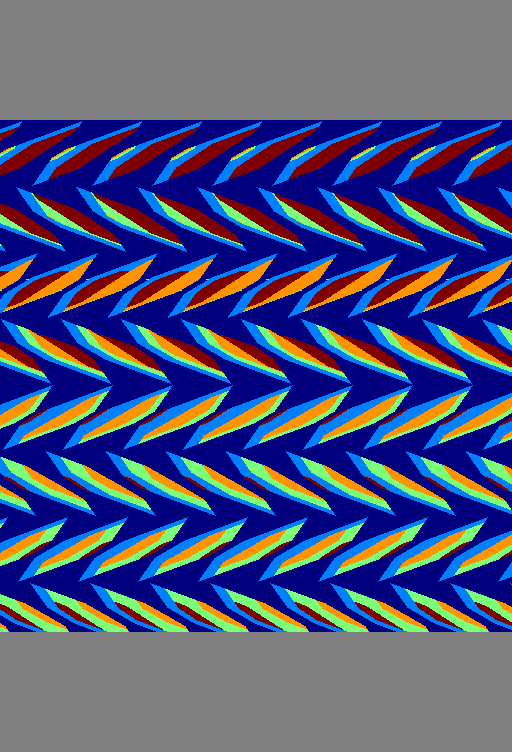
#> input picture data/completion/input/5ph/gt_img.png, 512 x 752 px, found by its file name
$ python editor.py
#> lines starting #> are read from the running program, lines starting #| are printed output that depends on the picture; after the words box and inside, x2 and y2 are one past the last pixel; in counts of white or black regions, pixels touching at a corner belong together
# Open the image again
from PIL import Image


with Image.open("/workspace/ashwinv/Learning-Continuous-Implicit-Representation-for-Near-Periodic-Patterns/data/completion/input/5ph/gt_img.png") as img:
    # Create a white square patch

#> img is the input picture: PIL image 512x752 RGB; mean R, G, B 76.5, 84.7, 124.4
    grayscale_image = img.convert("RGB")  # "L" mode is for grayscale
    # Save the grayscale image
    grayscale_image_path = "/workspace/ashwinv/Learning-Continuous-Implicit-Representation-for-Near-Periodic-Patterns/data/completion/input/5ph/gt_img.png"
    grayscale_image.save(grayscale_image_path)

with Image.open("/workspace/ashwinv/Learning-Continuous-Implicit-Representation-for-Near-Periodic-Patterns/data/completion/input/5ph/gt_img.png") as img:

    # Define the square's properties
    top_left_x = 200  # X-coordinate of the top-left corner of the square
    top_left_y = 200  # Y-coordinate of the top-left corner of the square
    size = 300       # Size of the square

    # Modify a set of pixels in the shape of a square
    pixels = img.load()
    for x in range(top_left_x, top_left_x + size):
        for y in range(top_left_y, top_left_y + size):
            pixels[x, y] = (255, 255, 255)  # Setting the pixel to white

    modified_image_path = "/workspace/ashwinv/Learning-Continuous-Implicit-Representation-for-Near-Periodic-Patterns/data/completion/input/5ph/masked_img.png"
    img.save(modified_image_path)
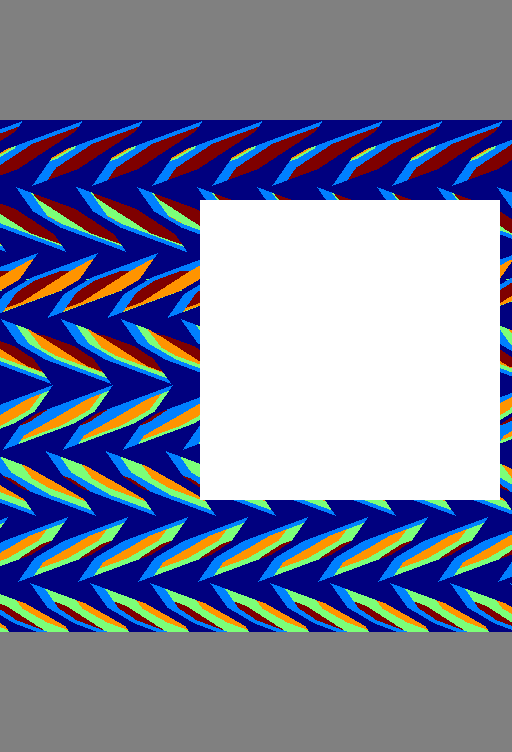
#> saved as masked_img.png: PIL image 512x752 RGB; mean R, G, B 122.5, 128.7, 156


with Image.open("/workspace/ashwinv/Learning-Continuous-Implicit-Representation-for-Near-Periodic-Patterns/data/completion/input/5ph/gt_img.png") as img:
    pixels = img.load()
    for x in range(img.width):
        for y in range(img.height):
            if top_left_x <= x < top_left_x + size and top_left_y <= y < top_left_y + size:
                pixels[x, y] = (0, 0, 0)  # Set pixel within the square to black
            else:
                pixels[x, y] = (255, 255, 255)  # Set all other pixels to white

    modified_image_path_black_white = "/workspace/ashwinv/Learning-Continuous-Implicit-Representation-for-Near-Periodic-Patterns/data/completion/input/5ph/unknown_mask.png"
    img.save(modified_image_path_black_white)
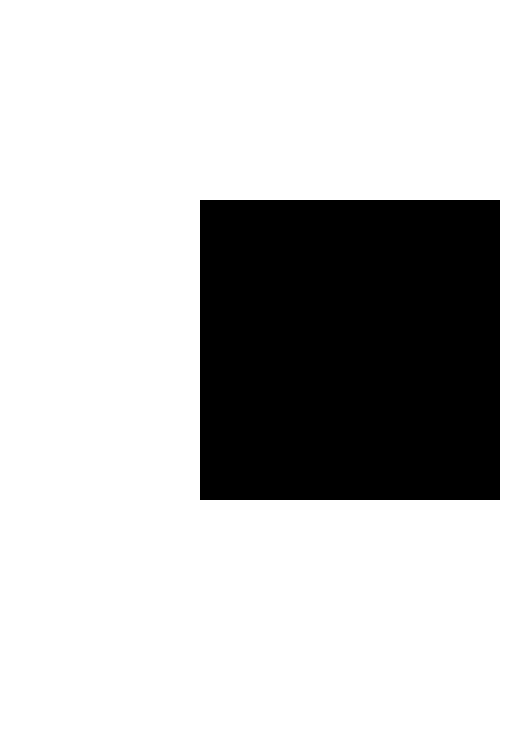
#> saved as unknown_mask.png: PIL image 512x752 RGB; 76.6% white; 1 black region, box (x1, y1, x2, y2) and area: (200, 200, 500, 500) 90000


    for x in range(img.width):
        for y in range(img.height):
            pixels[x, y] = (255, 255, 255)  # Setting the pixel to white


    justwhite = "/workspace/ashwinv/Learning-Continuous-Implicit-Representation-for-Near-Periodic-Patterns/data/completion/input/5ph/valid_mask.png"
    img.save(justwhite)


# [12 lines of commented-out code are left out]
